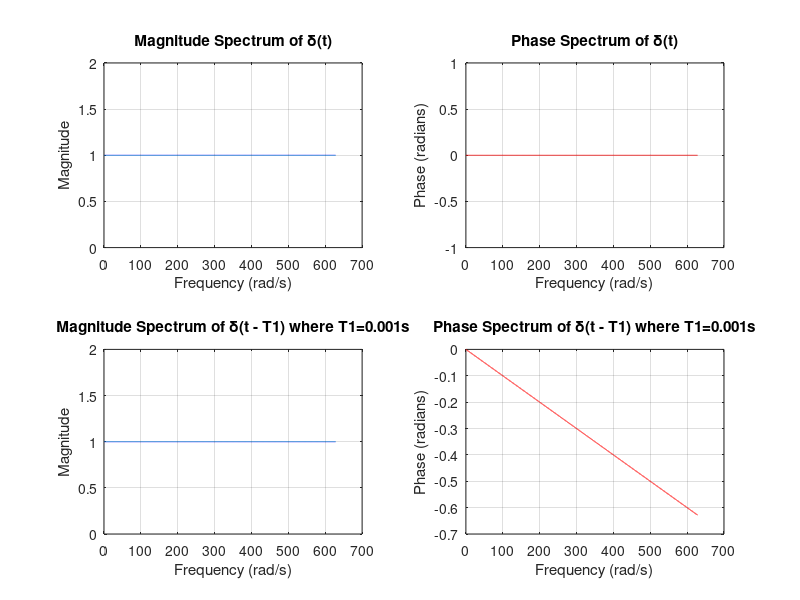
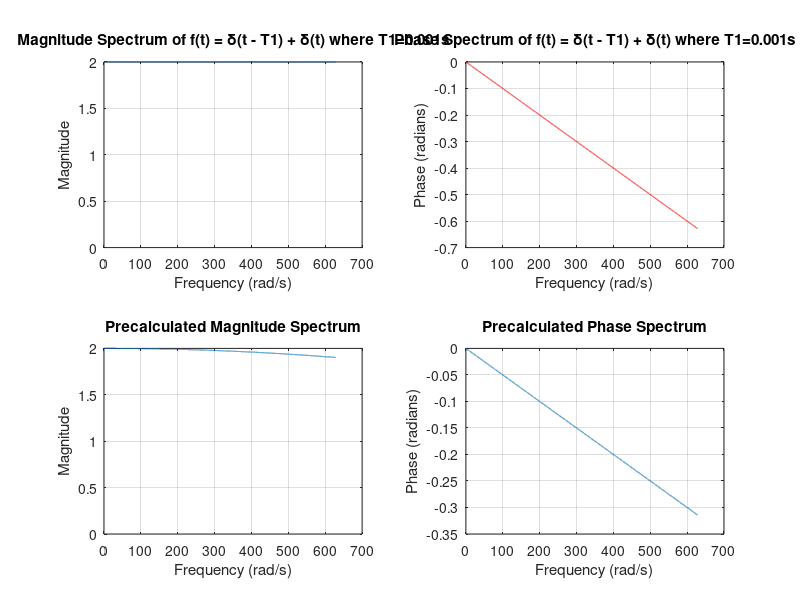
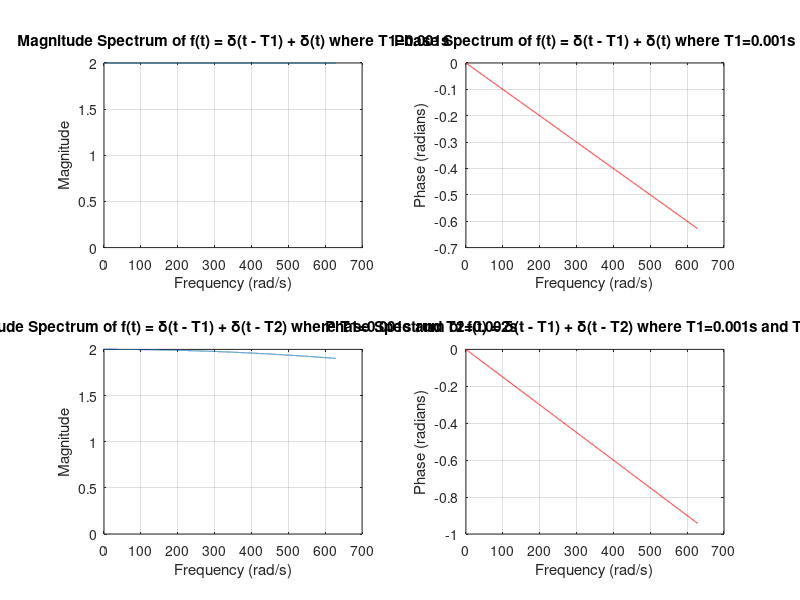

Recreate these plots in MATLAB, in order.
%%%%%%%%%%%%%%%%%%%%%%%%%%%%%%%%%%%%%%%%%%%%%%%%%%%%%%%%%%%%%%%%%%%%%%%%%%%%%%%%%%%%%%%%%
% 11 Dec 2025                                                                           %
% SS1 Lab 3 - Problem 1                                                                 %
% Fourier Transforms with Dirac                                                         %
% Authors: Imran Rizwan 2778020, Lawrence Byabato 2778215, Gibriel Zibo 2778062         %
%%%%%%%%%%%%%%%%%%%%%%%%%%%%%%%%%%%%%%%%%%%%%%%%%%%%%%%%%%%%%%%%%%%%%%%%%%%%%%%%%%%%%%%%%

function Prob1() 
    clc();
    mainTask1();
end

function mainTask1()
    omega = 2 * pi * (0:0.01:100);          % frequency vector from 0 to 100 Hz
    T0 = 0;                                 % No delay
    T1 = 1e-3;                              % 1 ms delay 
    % Find the Fourier Transforms of δ(t) and δ(t - T1) and their spectra
    D0 = computeFT_diracPulse(omega, T0);
    [D0_magSpec, D0_phaseSpec] = getMagPhaseSpectra_fromFTVec(D0);
    D1 = computeFT_diracPulse(omega, T1);
    [D1_magSpec, D1_phaseSpec] = getMagPhaseSpectra_fromFTVec(D1);
    % Plot the magnitude and phase spectra for both Dirac pulses
    figure;
    subplot(2, 2, 1);
    plot(omega, D0_magSpec); 
    title('Magnitude Spectrum of δ(t)');
    xlabel('Frequency (rad/s)');
    ylabel('Magnitude');
    ylim([0, 2]);
    grid on;
    subplot(2, 2, 2);
    plot(omega, D0_phaseSpec, 'r'); 
    title('Phase Spectrum of δ(t)');
    xlabel('Frequency (rad/s)');
    ylabel('Phase (radians)');
    grid on;
    subplot(2, 2, 3);
    plot(omega, D1_magSpec); 
    title(['Magnitude Spectrum of δ(t - T1) where T1=', num2str(T1), 's']);
    xlabel('Frequency (rad/s)');
    ylabel('Magnitude');
    ylim([0, 2]);
    grid on;
    subplot(2, 2, 4);
    plot(omega, D1_phaseSpec, 'r'); 
    title(['Phase Spectrum of δ(t - T1) where T1=', num2str(T1), 's']);
    xlabel('Frequency (rad/s)');
    ylabel('Phase (radians)');
    grid on;
    % ------- Part D -------------------------------------------------------------------------------------------------------
    % Get the spectra for f(t) = δ(t - T1) + δ(t) using linearity property
    % and precalculations method
    [precalculatedMagSpec, precalculatedPhaseSpec] = getMagPhaseSpectra_precalculated(omega);
    FT_magSpec = D0_magSpec + D1_magSpec;
    FT_phaseSpec = D0_phaseSpec + D1_phaseSpec;
    figure;
    subplot(2, 2, 1);
    plot(omega, FT_magSpec); 
    title(['Magnitude Spectrum of f(t) = δ(t - T1) + δ(t) where T1=', num2str(T1), 's']);
    xlabel('Frequency (rad/s)');
    ylabel('Magnitude');
    ylim([0, 2]);
    grid on;
    subplot(2, 2, 2);
    plot(omega, FT_phaseSpec, 'r'); 
    title(['Phase Spectrum of f(t) = δ(t - T1) + δ(t)', ' where T1=', num2str(T1), 's']);
    xlabel('Frequency (rad/s)');
    ylabel('Phase (radians)');
    grid on;
    
    subplot(2, 2, 3);
    plot(omega, precalculatedMagSpec); 
    title('Precalculated Magnitude Spectrum');
    xlabel('Frequency (rad/s)');
    ylabel('Magnitude');
    ylim([0, 2]);
    grid on;
    subplot(2, 2, 4);
    plot(omega, precalculatedPhaseSpec), 'r'; 
    title('Precalculated Phase Spectrum');
    xlabel('Frequency (rad/s)');
    ylabel('Phase (radians)');
    grid on;
    % ------- Part E -------------------------------------------------------------------------------------------------------
    T2 = 2e-3;
    FT_2 = D1 + computeFT_diracPulse(omega, T2);
    [FT_2_magSpec, FT_2_phaseSpec] = getMagPhaseSpectra_fromFTVec(FT_2);
    figure;
    subplot(2, 2, 1);
    plot(omega, FT_magSpec); 
    title(['Magnitude Spectrum of f(t) = δ(t - T1) + δ(t) where T1=', num2str(T1), 's']);
    xlabel('Frequency (rad/s)');
    ylabel('Magnitude');
    ylim([0, 2]);
    grid on;
    subplot(2, 2, 2);
    plot(omega, FT_phaseSpec, 'r'); 
    title(['Phase Spectrum of f(t) = δ(t - T1) + δ(t) where T1=', num2str(T1), 's']);
    xlabel('Frequency (rad/s)');
    ylabel('Phase (radians)');
    grid on;
    
    subplot(2, 2, 3);
    plot(omega, FT_2_magSpec); 
    title(['Magnitude Spectrum of f(t) = δ(t - T1) + δ(t - T2) where T1=', num2str(T1), 's and T2=', num2str(T2), 's']);
    xlabel('Frequency (rad/s)');
    ylabel('Magnitude');
    ylim([0, 2]);
    grid on;
    subplot(2, 2, 4);
    plot(omega, FT_2_phaseSpec, 'r'); 
    title(['Phase Spectrum of f(t) = δ(t - T1) + δ(t - T2) where T1=', num2str(T1), 's and T2=', num2str(T2), 's']);
    xlabel('Frequency (rad/s)');
    ylabel('Phase (radians)');
    grid on;
end

% returns the Fourier transform of a dirac pulse given the input angular
% frequency omega and time delay t0
function ftVec = computeFT_diracPulse(omega, t0)
    ftVec = exp(-1j * omega * t0);
end

function [magSpec, phaseSpec] = getMagPhaseSpectra_fromFTVec(ftVec) 
    realPart = real(ftVec);
    imaginaryPart = imag(ftVec);
    magSpec = sqrt(realPart.^2 + imaginaryPart.^2);
    phaseSpec = atan2(imaginaryPart, realPart);
end

% computes the magnitude and phase spectra using the final simplified
% equations derived in the preparation
function [magSpec, phaseSpec] = getMagPhaseSpectra_precalculated(omega)
    t0 = 1e-3;                       % time delay of 1 ms
    magSpec = sqrt(2 + 2*cos(omega .* t0));
    phaseSpec = (-omega * t0) / 2;
end